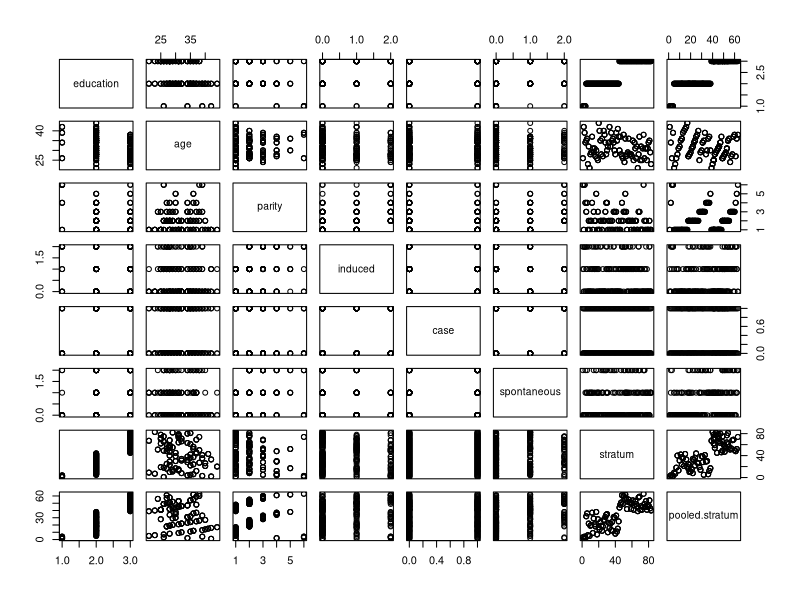

This figure's R source: (Note: this script raises an error after producing the figure.)




#Package used:
library(dplyr)
library(rio)
library(ggplot2)

#Database selection
data()
data(infert) #We have decided to work on the Infert dataset
names (infert)
?infert
 
#-------Exploring the Data-----------#
#Inspection of the raw data
head(infert)
tail(infert)
View(infert)

#Type of data object and it's dimensions
class(infert)   #Its a "data.frame"

#two ways to the numbers of rows
nrow(infert)       #Number of rows=248  
length(infert[ ,1]) 
#two ways to the numbers of columns
ncol(infert)      #Number of columns=8  
length(infert)

str (infert)

#Ploting and inspecting the data
plot(infert)
identify(infert)

#Summarising the data
xtabs(infert)

mean(infert$age)

